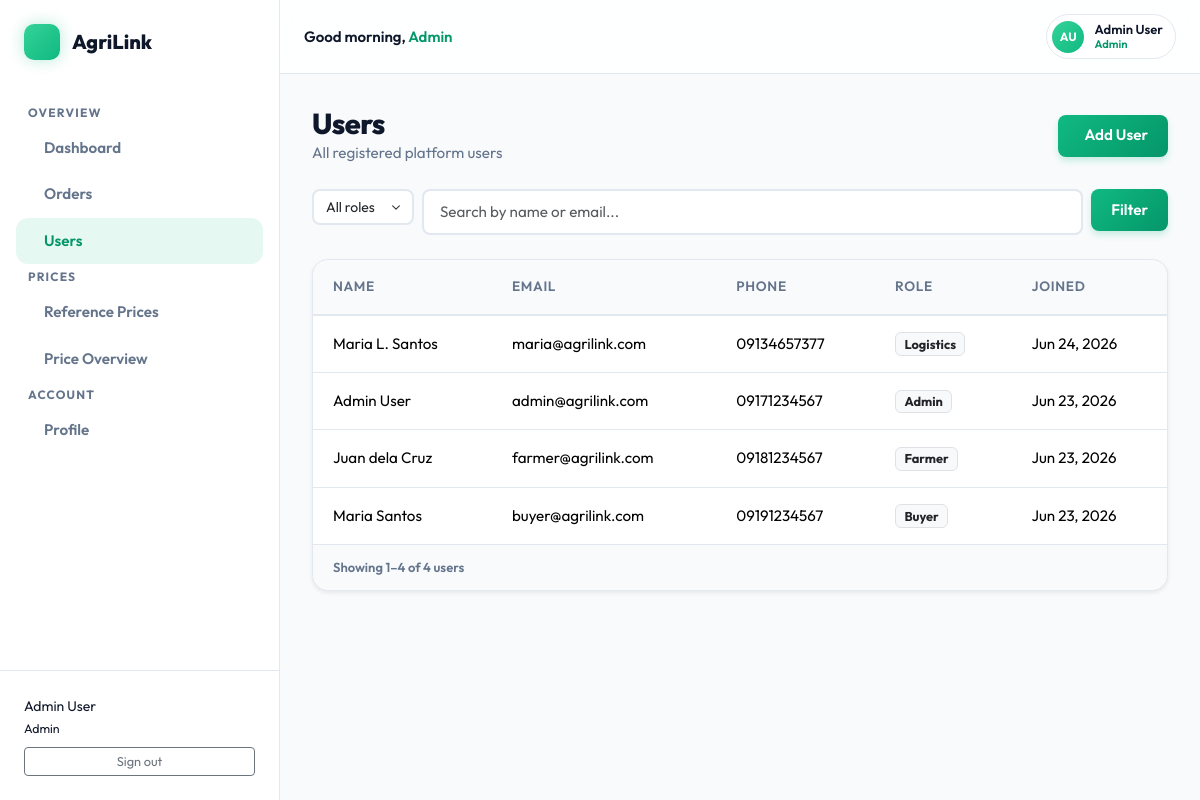
The page /admin/users.php (signed in) on the database its author committed.
### tables this page shows
CREATE TABLE `users` (
  `id` int(10) UNSIGNED NOT NULL,
  `name` varchar(191) NOT NULL,
  `email` varchar(191) NOT NULL,
  `password` varchar(255) NOT NULL,
  `phone` varchar(30) DEFAULT NULL,
  `address` text DEFAULT NULL,
  `role` enum('admin','farmer','buyer','logistics') NOT NULL DEFAULT 'buyer',
  `created_at` timestamp NOT NULL DEFAULT current_timestamp(),
  `updated_at` timestamp NOT NULL DEFAULT current_timestamp() ON UPDATE current_timestamp()
);

### includes/auth.php (called while the page is built, shortened)
<?php
require_once __DIR__ . '/helpers.php';
function currentUser(): ?array
{
    return $_SESSION['user'] ?? null;
}
function currentRole(): ?string
{
    return $_SESSION['user']['role'] ?? null;
}

### classes/User.php (called while the page is built, shortened)
<?php
class User
{
    private PDO $pdo;
    public function __construct(PDO $pdo)
    {
        $this->pdo = $pdo;
    }
    public function getAll(string $role = '', string $search = '', ?int $limit = null, int $offset = 0): array
    {
        $params = [];
        $where  = ['1=1'];
        $sql = 'SELECT id, name, email, phone, address, role, created_at FROM users WHERE '
            . implode(' AND ', $where)
            . ' ORDER BY created_at DESC';
        if ($limit !== null) {
            $sql .= ' LIMIT ' . (int) $limit . ' OFFSET ' . (int) $offset;
        }
        $stmt = $this->pdo->prepare($sql);
        $stmt->execute($params);
        return $stmt->fetchAll();
    }
    public function countAll(string $role = '', string $search = ''): int
    {
        $params = [];
        $where  = ['1=1'];
        $sql = 'SELECT COUNT(*) FROM users WHERE ' . implode(' AND ', $where);
        $stmt = $this->pdo->prepare($sql);
        $stmt->execute($params);
        return (int) $stmt->fetchColumn();
    }
}

### admin/users.php (the view, shortened to what this page needs)
<?php
require_once __DIR__ . '/../includes/auth.php';
require_once __DIR__ . '/../includes/helpers.php';
require_once __DIR__ . '/../classes/User.php';
$pdo = Database::getInstance();
$userModel = new User($pdo);
$roleFilter = $_GET['role'] ?? '';
$search = trim($_GET['search'] ?? '');
$userTotal  = $userModel->countAll($roleFilter, $search);
$pagination = paginationMeta($userTotal);
$users      = $userModel->getAll($roleFilter, $search, $pagination['per_page'], $pagination['offset']);
$activeNav = 'users';
require_once __DIR__ . '/../includes/sidebar.php';
?>
<div class="page-header d-flex align-items-center justify-content-between flex-wrap gap-2 mb-4">
    <div>
        <h1 class="page-title mb-0">Users</h1>
        <p class="page-subtitle mb-0">All registered platform users</p>
    </div>
    <button type="button" class="btn btn-agri" data-bs-toggle="modal" data-bs-target="#addUserModal">
        <i class="ti ti-user-plus me-1"></i> Add User
    </button>
</div>
<form method="get" class="row g-2 mb-4">
    <div class="col-auto">
        <select name="role" class="form-select form-select-sm" onchange="this.form.submit()">
            <option value="">All roles</option>
        </select>
    </div>
    <div class="col">
        <input type="search" name="search" class="form-control form-control-sm" placeholder="Search by name or email..."
            value="<?= htmlspecialchars($search, ENT_QUOTES, 'UTF-8') ?>">
    </div>
    <div class="col-auto">
        <button type="submit" class="btn btn-sm btn-agri">Filter</button>
    </div>
</form>
<?php if (empty($users)): ?>
    <div class="empty-state">
        <h2>No users found</h2>
        <p>Try adjusting your search or filter.</p>
    </div>
<?php else: ?>
    <div class="card shadow-sm">
        <div class="table-responsive">
            <table class="table table-agri align-middle mb-0">
                <thead>
                    <tr>
                        <th>Name</th>
                        <th>Email</th>
                        <th>Phone</th>
                        <th>Role</th>
                        <th>Joined</th>
                    </tr>
                </thead>
                <tbody>
                    <?php foreach ($users as $u): ?>
                        <tr>
                            <td class="fw-600"><?= htmlspecialchars($u['name'], ENT_QUOTES, 'UTF-8') ?></td>
                            <td><?= htmlspecialchars($u['email'], ENT_QUOTES, 'UTF-8') ?></td>
                            <td><?= htmlspecialchars($u['phone'] ?? '—', ENT_QUOTES, 'UTF-8') ?></td>
                            <td>
                                <span class="badge bg-light text-dark border"
                                    style="text-transform:capitalize;font-size:0.8rem">
                                    <?= htmlspecialchars($u['role'], ENT_QUOTES, 'UTF-8') ?>
                                </span>
                            </td>
                            <td><?= date('M j, Y', strtotime($u['created_at'])) ?></td>
                        </tr>
                    <?php endforeach; ?>
                </tbody>
            </table>
        </div>
        <?= renderListFooter($pagination, 'user') ?>
    </div>
<?php endif; ?>
<?php require_once __DIR__ . '/../includes/sidebar_end.php'; ?>

### includes/sidebar.php (shortened to what this page needs)
<?php
$role = currentRole();
$user = currentUser();
$topbarFirstName = explode(' ', trim($user['name'] ?? ''), 2)[0] ?: 'there';
require_once __DIR__ . '/helpers.php';
function nav_active(string $key, string $active): string
{
    return $key === $active ? 'active' : '';
}
?>
<!DOCTYPE html>
<html lang="en">
<head>
    <link href="https://cdn.jsdelivr.net/npm/bootstrap@5.3.3/dist/css/bootstrap.min.css" rel="stylesheet">
    <link href="<?= url('/assets/css/agrilink.css') ?>" rel="stylesheet">
    <?php require __DIR__ . '/head_assets.php'; ?>
</head>
<body>
    <aside class="agri-sidebar" id="sidebar">
        <a class="agri-sidebar-brand"
            href="<?= url($role === 'admin' ? '/admin/dashboard.php' : '/farmer/dashboard.php') ?>">
            <span class="brand-icon"><i class="ti ti-flower"></i></span>
            <?= htmlspecialchars(APP_NAME, ENT_QUOTES, 'UTF-8') ?>
        </a>
        <?php if ($role === 'farmer'): ?>
            <ul class="agri-nav">
                <li><span class="agri-nav-section">Main</span></li>
                <li>
                    <a href="<?= url('/farmer/dashboard.php') ?>" class="<?= nav_active('dashboard', $activeNav ?? '') ?>">
                        <i class="ti ti-layout-dashboard"></i> Dashboard
                    </a>
                </li>
                <li>
                    <a href="<?= url('/farmer/products.php') ?>" class="<?= nav_active('products', $activeNav ?? '') ?>">
                        <i class="ti ti-package"></i> Products
                    </a>
                </li>
                <li>
                    <a href="<?= url('/farmer/orders.php') ?>" class="<?= nav_active('orders', $activeNav ?? '') ?>">
                        <i class="ti ti-receipt"></i> Orders
                    </a>
                </li>
                <li>
                    <a href="<?= url('/farmer/logistics.php') ?>" class="<?= nav_active('logistics', $activeNav ?? '') ?>">
                        <i class="ti ti-truck"></i> Logistics
                    </a>
                </li>
                <li><span class="agri-nav-section">Tools</span></li>
                <li>
                    <a href="<?= url('/market-prices.php') ?>" class="<?= nav_active('market-prices', $activeNav ?? '') ?>">
                        <i class="ti ti-trending-up"></i> Market Prices
                    </a>
                </li>
                <li>
                    <a href="<?= url('/farmer/sample-products.php') ?>"
                        class="<?= nav_active('sample-products', $activeNav ?? '') ?>">
                        <i class="ti ti-stars"></i> Sample Products
                    </a>
                </li>
                <li><span class="agri-nav-section">Account</span></li>
                <li>
                    <a href="<?= url('/profile.php') ?>" class="<?= nav_active('profile', $activeNav ?? '') ?>">
                        <i class="ti ti-user-circle"></i> Profile
                    </a>
                </li>
            </ul>
        <?php elseif ($role === 'admin'): ?>
            <ul class="agri-nav">
                <li><span class="agri-nav-section">Overview</span></li>
                <li>
                    <a href="<?= url('/admin/dashboard.php') ?>" class="<?= nav_active('dashboard', $activeNav ?? '') ?>">
                        <i class="ti ti-dashboard"></i> Dashboard
                    </a>
                </li>
                <li>
                    <a href="<?= url('/admin/orders.php') ?>" class="<?= nav_active('orders', $activeNav ?? '') ?>">
                        <i class="ti ti-receipt"></i> Orders
                    </a>
                </li>
                <li>
                    <a href="<?= url('/admin/users.php') ?>" class="<?= nav_active('users', $activeNav ?? '') ?>">
                        <i class="ti ti-users"></i> Users
                    </a>
                </li>
                <li><span class="agri-nav-section">Prices</span></li>
                <li>
                    <a href="<?= url('/admin/market-prices.php') ?>"
                        class="<?= nav_active('market-prices', $activeNav ?? '') ?>">
                        <i class="ti ti-tag"></i> Reference Prices
                    </a>
                </li>
                <li>
                    <a href="<?= url('/market-prices.php') ?>"
                        class="<?= nav_active('price-overview', $activeNav ?? '') ?>">
                        <i class="ti ti-trending-up"></i> Price Overview
                    </a>
                </li>
                <li><span class="agri-nav-section">Account</span></li>
                <li>
                    <a href="<?= url('/profile.php') ?>" class="<?= nav_active('profile', $activeNav ?? '') ?>">
                        <i class="ti ti-user-circle"></i> Profile
                    </a>
                </li>
            </ul>
        <?php endif; ?>
        <div class="agri-sidebar-footer">
            <div class="fw-600" style="font-size:0.875rem;color:var(--agri-text)">
                <?= htmlspecialchars($user['name'] ?? '', ENT_QUOTES, 'UTF-8') ?>
            </div>
            <div style="font-size:0.775rem;margin-top:0.1rem;text-transform:capitalize">
                <?= htmlspecialchars($role ?? '', ENT_QUOTES, 'UTF-8') ?>
            </div>
            <form method="post" action="<?= url('/logout.php') ?>" class="mt-2">
                <button type="submit" class="btn btn-sm btn-outline-secondary w-100" style="font-size:0.8rem">Sign
                    out</button>
            </form>
        </div>
    </aside>
    <div class="agri-main">
        <header class="agri-topbar">
            <div class="agri-topbar-start">
                <p class="agri-topbar-greeting"><?= timeGreeting() ?>,
                    <span class="agri-topbar-greeting-name"><?= htmlspecialchars($topbarFirstName, ENT_QUOTES, 'UTF-8') ?></span>
                </p>
            </div>
            <div class="agri-topbar-actions">
                <a href="<?= url('/profile.php') ?>" class="agri-topbar-user" title="My profile">
                    <span
                        class="agri-topbar-avatar"><?= htmlspecialchars(userInitials($user['name'] ?? ''), ENT_QUOTES, 'UTF-8') ?></span>
                    <span class="agri-topbar-user-info d-none d-lg-flex">
                        <span
                            class="agri-topbar-user-name"><?= htmlspecialchars($user['name'] ?? '', ENT_QUOTES, 'UTF-8') ?></span>
                        <span
                            class="agri-topbar-user-role"><?= htmlspecialchars($role ?? '', ENT_QUOTES, 'UTF-8') ?></span>
                    </span>
                </a>
            </div>
        </header>
        <main class="agri-content">

### rows shown on the page
users: name "Admin User", name "Admin", name "AU", email "admin@agrilink.com", phone "09171234567", role "Admin", created_at "Jun 23, 2026"
users: name "Maria L. Santos", email "maria@agrilink.com", phone "09134657377", role "Logistics", created_at "Jun 24, 2026"
users: name "Juan dela Cruz", email "farmer@agrilink.com", phone "09181234567", role "Farmer", created_at "Jun 23, 2026"
users: name "Maria Santos", email "buyer@agrilink.com", phone "09191234567", role "Buyer", created_at "Jun 23, 2026"

### other values the page prints
APP_NAME "AgriLink"
$role "Admin"
timeGreeting() "Good morning"
$summary "Showing 1–4 of 4 users"
